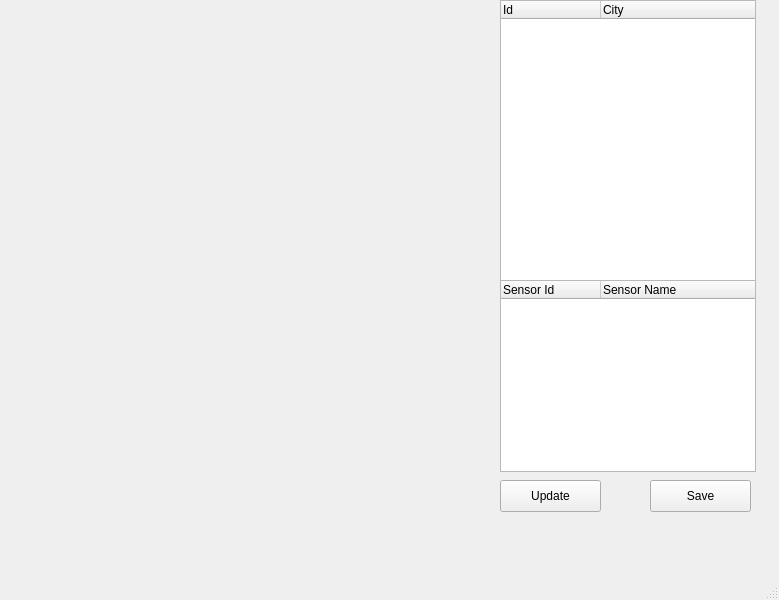
<?xml version="1.0" encoding="UTF-8"?>
<ui version="4.0">
 <class>MainWindow</class>
 <widget class="QMainWindow" name="MainWindow">
  <property name="geometry">
   <rect>
    <x>0</x>
    <y>0</y>
    <width>779</width>
    <height>600</height>
   </rect>
  </property>
  <property name="windowTitle">
   <string>Projekt JPO</string>
  </property>
  <widget class="QWidget" name="centralwidget">
   <widget class="QPushButton" name="updateMainDatabase">
    <property name="geometry">
     <rect>
      <x>500</x>
      <y>480</y>
      <width>101</width>
      <height>32</height>
     </rect>
    </property>
    <property name="text">
     <string>Update</string>
    </property>
   </widget>
   <widget class="QTreeWidget" name="ListOfStations">
    <property name="geometry">
     <rect>
      <x>500</x>
      <y>0</y>
      <width>256</width>
      <height>281</height>
     </rect>
    </property>
    <column>
     <property name="text">
      <string>Id</string>
     </property>
    </column>
    <column>
     <property name="text">
      <string>City</string>
     </property>
    </column>
   </widget>
   <widget class="QTreeWidget" name="ListOfSensor">
    <property name="geometry">
     <rect>
      <x>500</x>
      <y>280</y>
      <width>256</width>
      <height>192</height>
     </rect>
    </property>
    <column>
     <property name="text">
      <string>Sensor Id</string>
     </property>
    </column>
    <column>
     <property name="text">
      <string>Sensor Name</string>
     </property>
    </column>
    <column>
     <property name="text">
      <string/>
     </property>
    </column>
   </widget>
   <widget class="QWidget" name="areaForChart" native="true">
    <property name="geometry">
     <rect>
      <x>10</x>
      <y>0</y>
      <width>481</width>
      <height>511</height>
     </rect>
    </property>
   </widget>
   <widget class="QPushButton" name="saveButton">
    <property name="geometry">
     <rect>
      <x>650</x>
      <y>480</y>
      <width>101</width>
      <height>32</height>
     </rect>
    </property>
    <property name="text">
     <string>Save</string>
    </property>
   </widget>
  </widget>
  <widget class="QStatusBar" name="statusbar"/>
  <widget class="QMenuBar" name="menubar">
   <property name="geometry">
    <rect>
     <x>0</x>
     <y>0</y>
     <width>779</width>
     <height>24</height>
    </rect>
   </property>
  </widget>
 </widget>
 <resources/>
 <connections/>
</ui>
